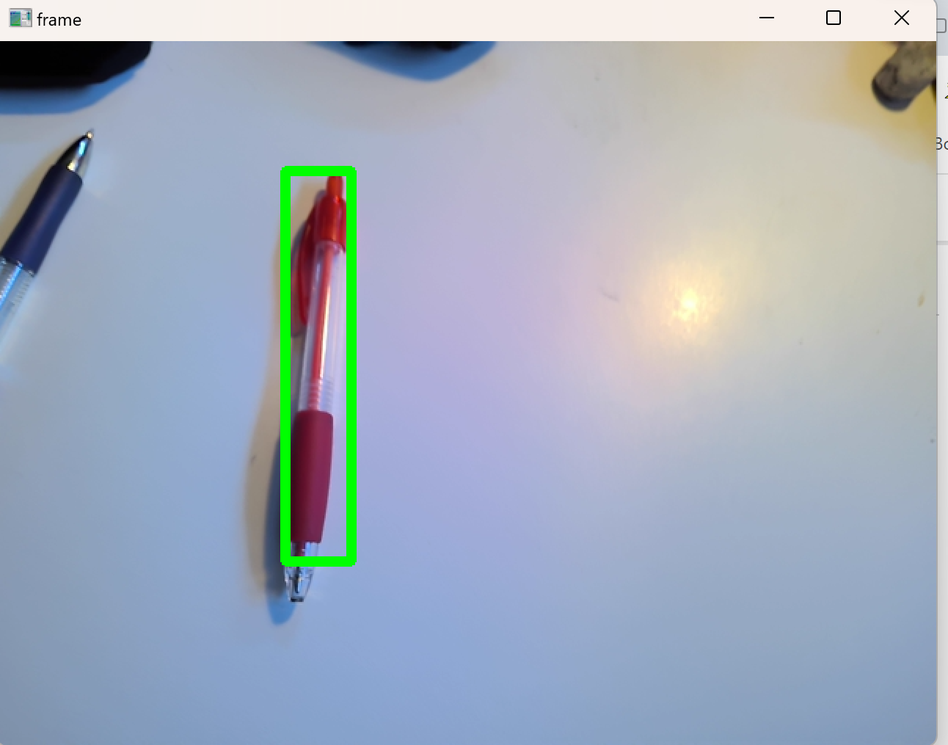
#> input picture img.png, 948 x 745 px, shrunk from 1292 x 1015 before the run, given in place of the camera
$ python main.py
#> lines starting #> are read from the running program, lines starting #| are printed output that depends on the picture; after the words box and inside, x2 and y2 are one past the last pixel; in counts of white or black regions, pixels touching at a corner belong together
import numpy as np
import cv2 as cv
import imutils

# from util import colour_limits

# recommended range of colors in HSV color space
lower_limit_HSV = np.array([161, 165, 127])
upper_limit_HSV = np.array([178, 255, 255])

# [7 lines of commented-out code are left out]
lower_limit_LAB = np.array([20, 150, 150])
upper_limit_LAB = np.array([190, 255, 255])
BORDER_COLOUR = (255, 0, 0)
BORDER_THICKNESS = 3
CENTRE_COLOUR = (0, 255, 0)
CENTRE_RADIUS = 5
TEXT_COLOR = (0, 255, 0)
THRESHOLD = 100 # can be adjusted to determine the distance at which we should identify objects

# VideoCapture() opens camera
# 0 is the default camera, but may take string or other index
ID = 0
cap = cv.VideoCapture(ID)

if not cap.isOpened():
    print("Error: Cannot open camera.")
    exit()

while True:
    # Captures frame by frame and ret is false if frame cannot be detected
    ret, frame = cap.read()
#> frame is the input picture: shape (745, 948, 3); mean B, G, R 188.7, 173.7, 163.5
    if not ret:
        break
    output_frame = frame.copy()

    # Blur the image for processing
    # medianBlur preserves edges and is beneficial for high contrast
    # blurred_frame = cv.medianBlur(frame, 3)

    frame_lab = cv.cvtColor(frame, cv.COLOR_BGR2Lab)
#> frame_lab: shape (745, 948, 3); mean of channels 0, 1, 2 180.4, 128.7, 119.1
    # frame_hsv = cv.cvtColor(frame, cv.COLOR_BGR2HSV)
    mask = cv.inRange(frame_lab, lower_limit_LAB, upper_limit_LAB)
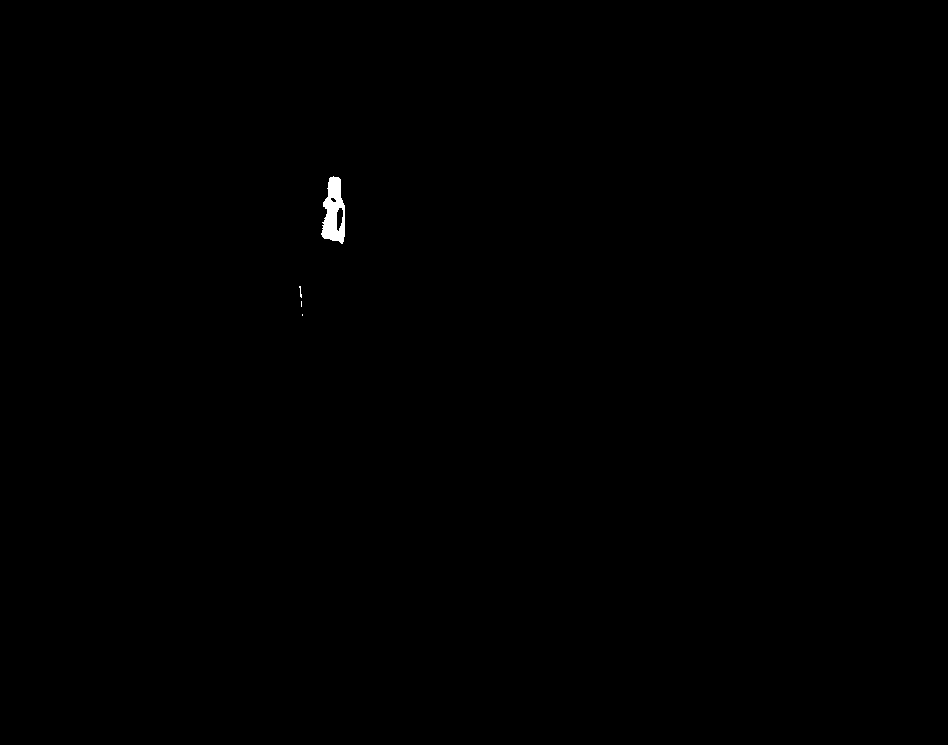
#> mask: shape (745, 948); 0.15% white; 4 white regions (3 under 20 px)

    # Find contours:
    contours = cv.findContours(mask, cv.RETR_TREE, cv.CHAIN_APPROX_SIMPLE)
#> contours = 6 contours, 3 with area under 20; largest, box (x1, y1, x2, y2) and area: (321, 176, 345, 244) 1072, (336, 207, 344, 232) 123, (330, 197, 337, 203) 20
    contours = imutils.grab_contours(contours)

    for c in contours:
        if cv.contourArea(c) > THRESHOLD:  # only if countour is big enough, then
            M = cv.moments(c)
            cx = int(M['m10'] / (M['m00'] + 1e-5))  # calculate X position and add 1e-5 to avoid division by 0
            cy = int(M['m01'] / (M['m00'] + 1e-5))  # calculate Y position

            # Draw contours on output frame
            cv.drawContours(output_frame, c, -1, BORDER_COLOUR, BORDER_THICKNESS)
            # Draw centre circle on output frame
            cv.circle(output_frame, (cx, cy), CENTRE_RADIUS, CENTRE_COLOUR, -1)
            # Put text on output frame
            cv.putText(output_frame, str(cx) + ',' + str(cy), (cx, cy), cv.FONT_HERSHEY_SIMPLEX, 1, TEXT_COLOR, 1)
#> this loop made 6 passes
#> (cx, cy) on passes 4 to 5: (333, 212), (339, 217)
#> c on passes 1 to 2: [[302, 314], [302, 315]], [[301, 301], [301, 306]]
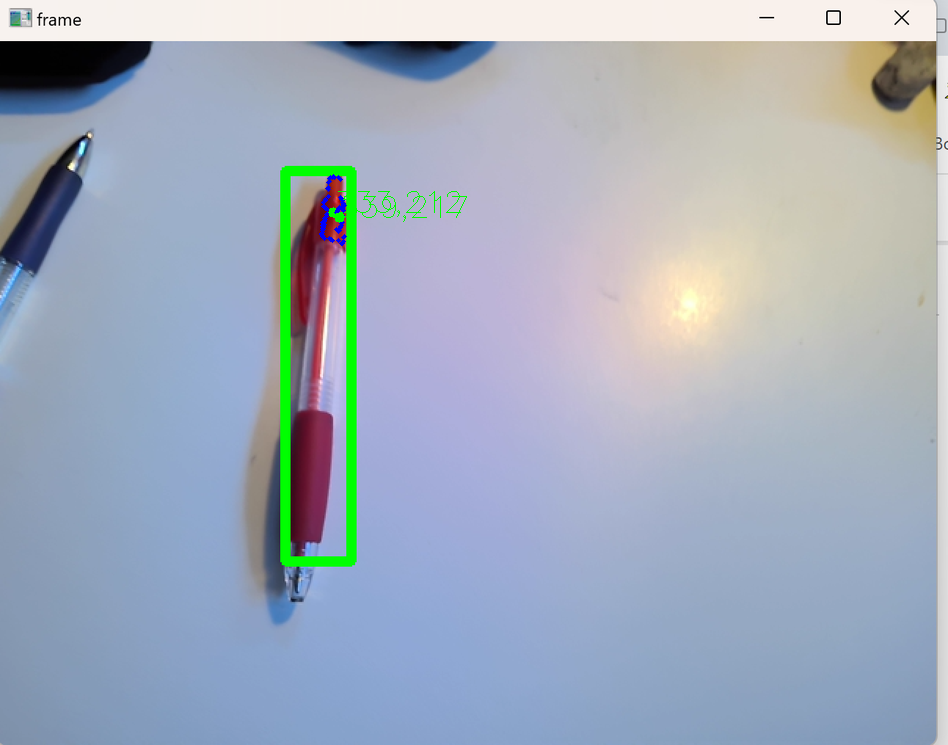
#> output_frame: shape (745, 948, 3); 0.17% of pixels changed, all inside (x1, y1, x2, y2) = (319, 174, 467, 246)

    # Show image:
    cv.imshow("Red Detector", output_frame)

    # waitKey(0) produces still images until
    # a key is pressed. Parameter of 1 produces
    # constant images.
    # the following essentially means we will
    # stop recording frames when 'q' is pressed
    if cv.waitKey(1) & 0xFF == ord('q'):
#> (key q is pressed here)
        break

cap.release()
cv.destroyAllWindows()
